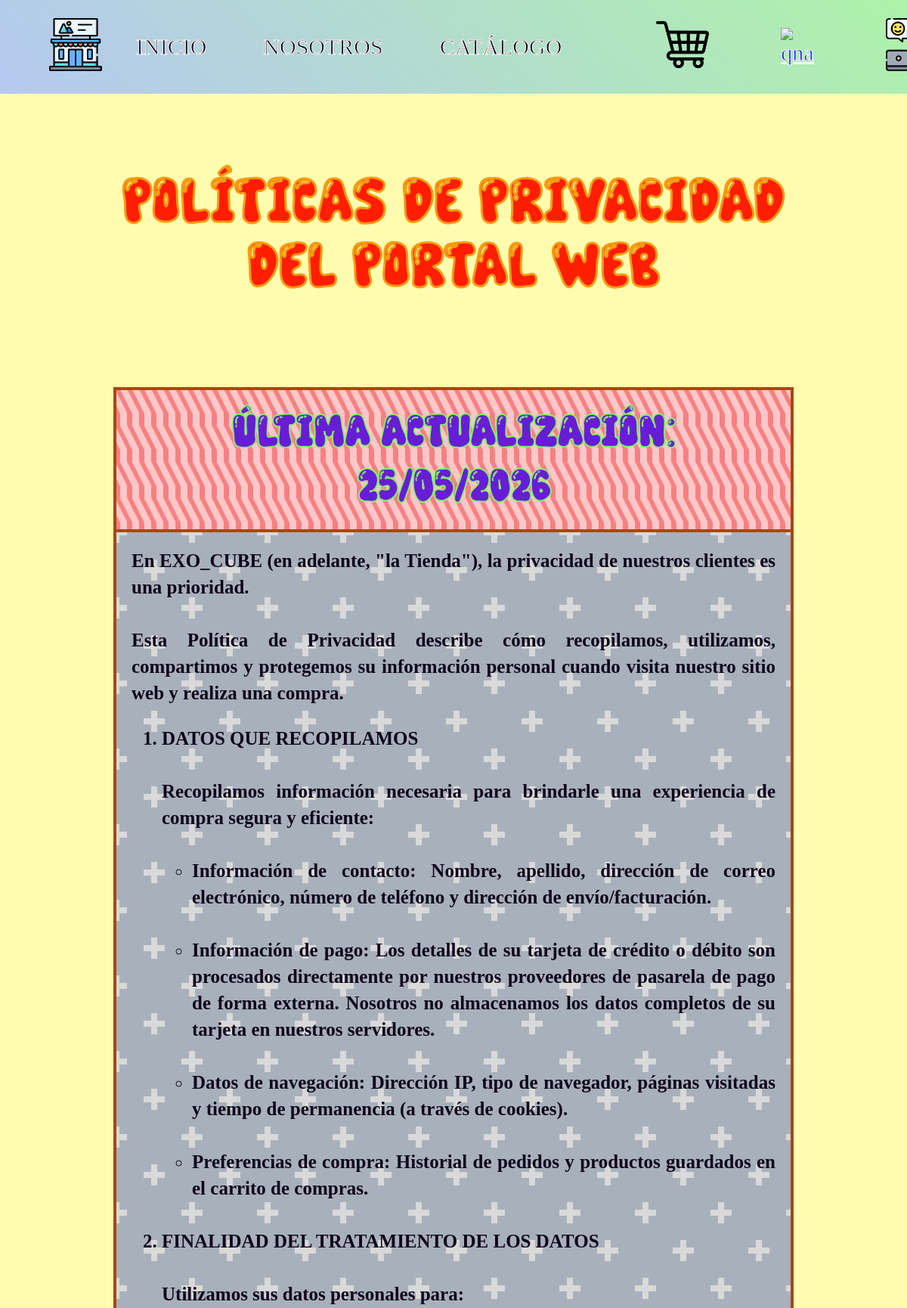
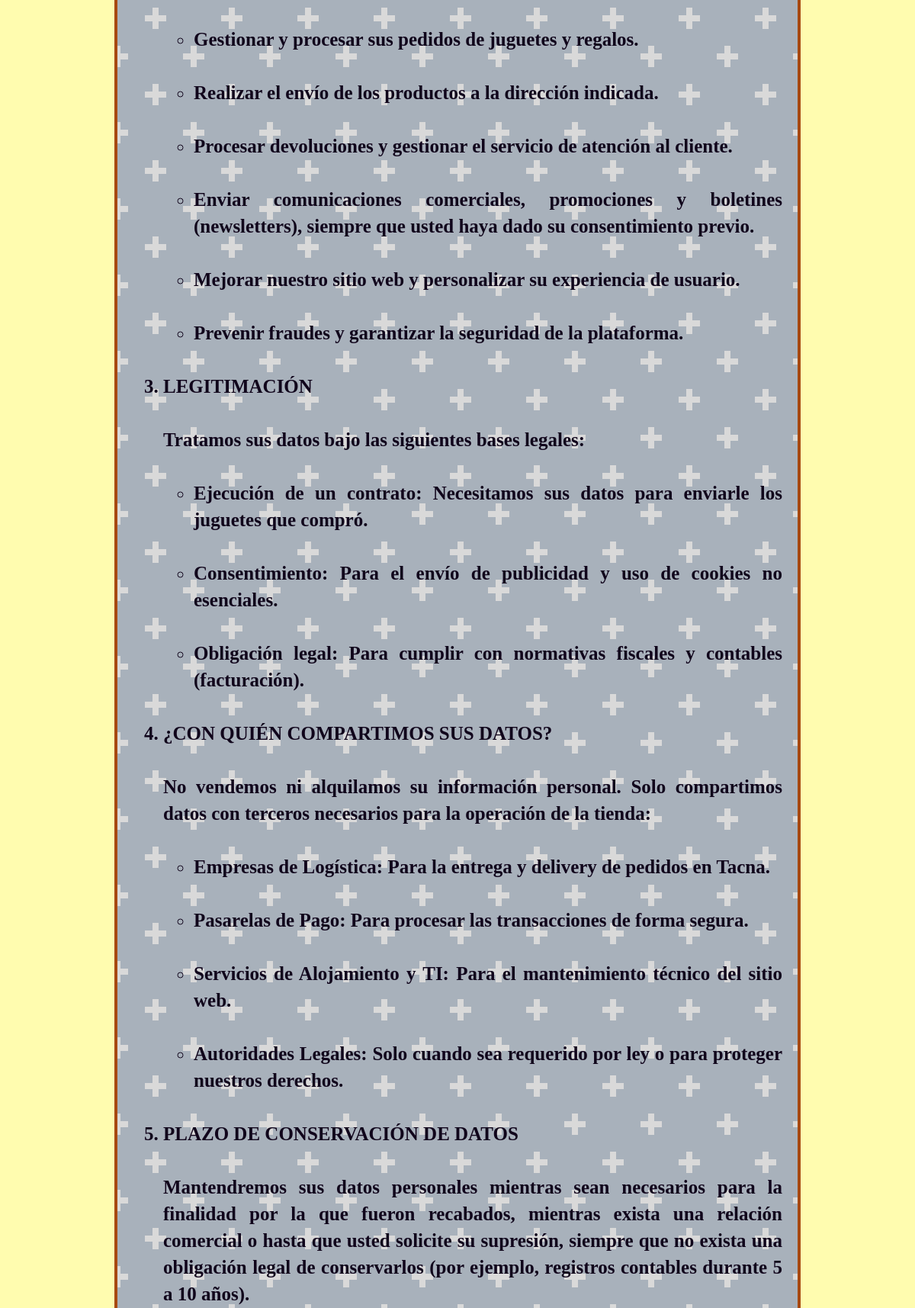
Screenshot of /politicas_privacidad.php (upper part) with the database file from the repository (2 pictures, top to bottom).
### tables this page shows
CREATE TABLE `politicas_portal` (
  `id_politica` int(11) NOT NULL AUTO_INCREMENT,
  `nombre_politica` varchar(100) NOT NULL,
  `contenido` longtext NOT NULL,
  `fecha_actualizacion` date NOT NULL,
  `activo` tinyint(1) NOT NULL DEFAULT 1,
  PRIMARY KEY (`id_politica`)
);

### politicas_privacidad.php (the view, shortened to what this page needs)
<?php
require_once 'conexion.php';
try {
  $stmt_pol = $pdo->prepare("
        SELECT * FROM politicas_portal
        WHERE nombre_politica = 'Políticas de Privacidad del Portal Web'
        AND activo = 1
        LIMIT 1
    ");
  $stmt_pol->execute();
  $politica = $stmt_pol->fetch();
  $fecha_formateada = date("d/m/Y", strtotime($politica['fecha_actualizacion']));
} catch (Exception $e) {
    die("Error de conexión al cargar las políticas de privacidad.");
}
?>
<!DOCTYPE html>
<html lang="es-ES">
<head>
   <link href="estilos/politicas_privacidad.css" rel="stylesheet">
</head>
<body>
   <?php include 'header.php'; ?>
   <br><br><br><br><br><br><br><br><br><br>
   <div class="faq">
      <p>POLÍTICAS DE PRIVACIDAD</p>
      <p>DEL PORTAL WEB</p>
   </div>
   <br><br>
   <table class="table01">
      <tr>
        <td class="cabecera01">
          <h2>ÚLTIMA ACTUALIZACIÓN: <?php echo $fecha_formateada; ?></h2>
        </td>
      </tr>
      <tr>
        <td class="cuerpo01">
          <?php echo $politica['contenido']; ?>
        </td>
      </tr>
   </table>
   <br>
   <br><br><br>
</body>
</html>

### estilos/politicas_privacidad.css (style rules this page uses)
body { background-color: #FFFCAF; }
body { margin: 0; padding: 0; width: 100%; }
.faq { width: 80%; font-family: 'SuperBeatpop'; font-size: 85px; margin: 0 auto; text-align: center; color: #ff1e00 ; box-sizing: border-box; -webkit-text-stroke: 3px #f39c12; line-height: 0.05px; padding-top: 0.5px; padding-bottom: 0.5px; padding-left: 15px; padding-right: 15px; transition: transform 0.2s, box-shadow 0.2s; }
.table01,.table02,.table03 { width: 75%; margin: 40px auto; border: 4px solid rgb(167, 73, 16); border-collapse: collapse; background: linear-gradient(63deg, #FFC7C8 23%, transparent 23%) 7px 0, linear-gradient(63deg, transparent 74%, #FFC7C8 78%), linear-gradient(63deg, transparent 34%, #FFC7C8 38%, #FFC7C8 58%, transparent 62%), #f68082; background-size: 16px 48px; table-layout: fixed; border-collapse: collapse; animation: moverTextura 2s linear infinite; }
.table01 td,.table02 td,.table03 td { padding: 20px; }
.cabecera01 h2 { width: 100%; margin: 0; font-family: 'SuperBeatpop', sans-serif; font-size: 60px; line-height: 1.2; color: #671dd6; -webkit-text-stroke: 2px rgb(137, 240, 108); text-align: center; }
.cuerpo01 { font-size: 25px; line-height: 1.4; border: 4px solid rgb(167, 73, 16); font-family: 'Alfaqix'; font-weight: bold; color: rgb(16, 4, 27); background: radial-gradient(circle, transparent 20%, #A8B1BB 20%, #A8B1BB 80%, transparent 80%, transparent), radial-gradient(circle, transparent 20%, #A8B1BB 20%, #A8B1BB 80%, transparent 80%, transparent) 50px 50px, linear-gradient(#D9D9D9 8px, transparent 8px) 0 -4px, linear-gradient(90deg, #D9D9D9 8px, transparent 8px) -4px 0; background-color: #A8B1BB; background-size: 100px 100px, 100px 100px, 50px 50px, 50px 50px; animation: diagonalLluvia 6s linear infinite; text-align: justify; padding: 20px 40px; display: table-cell; }

### rows the page displays
politicas_portal: fecha_actualizacion "25/05/2026", contenido "En EXO_CUBE (en adelante, \"la Tienda\"), la privacidad de nuestros clientes es una prioridad. Esta Política de Privacidad describe cómo recopilamos, utilizamos, compartimos y protegemos su información personal cuando visita nuestro sitio web y realiza una compra. DATOS QUE RECOPILAMOS Recopilamos información necesaria para brindarle una experiencia de compra segura y eficiente: Información de contacto: Nombre, apellido, dirección de correo electrónico, número de teléfono y dirección de envío/facturación. Información de pago: Los detalles de su tarjeta de crédito o débito son procesados directamente por nuestros proveedores de pasarela de pago de forma externa. Nosotros no almacenamos los…"
